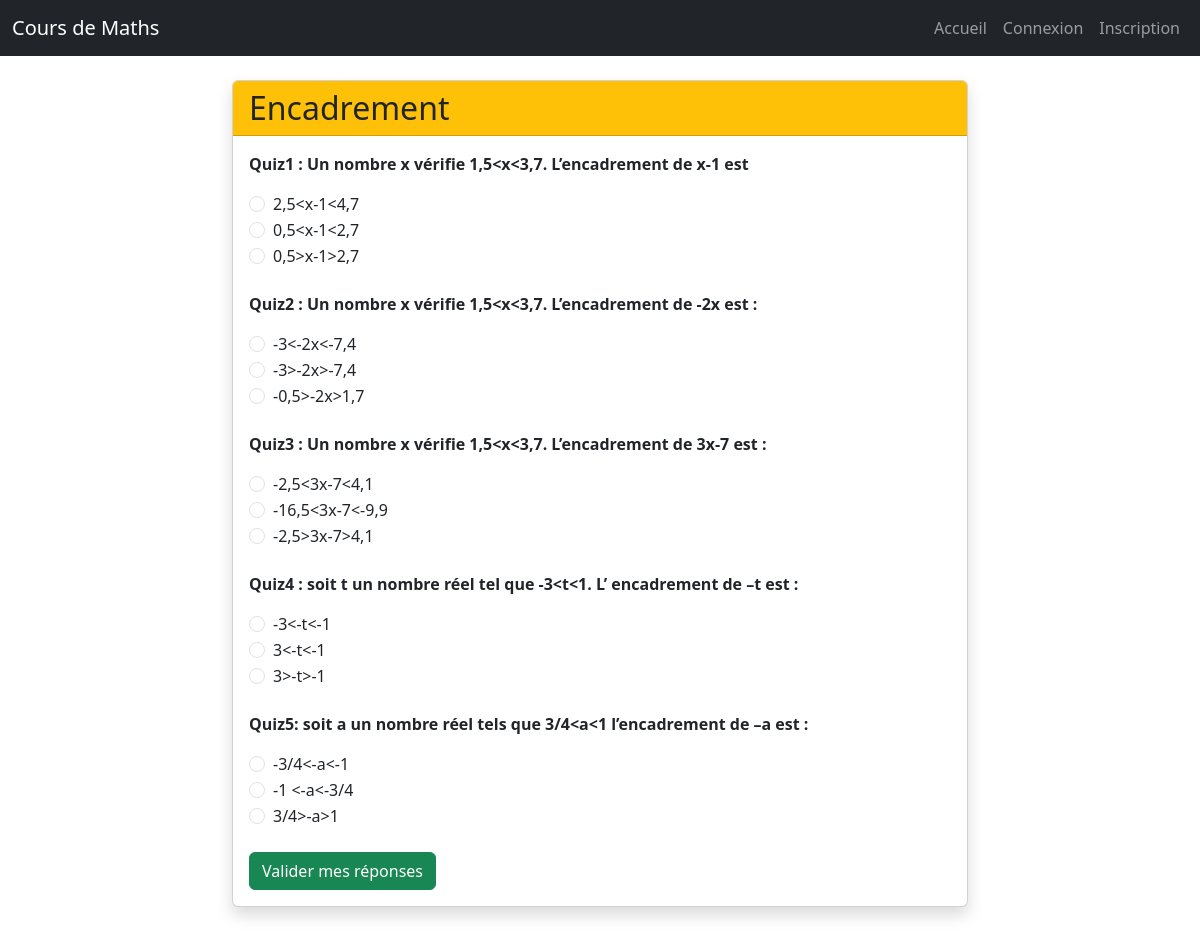
The app's page /quiz/1/ with its own data.
### cours_maths/models.py (models this page shows, shortened)
class Quiz(models.Model):
    titre = models.CharField(max_length=200)
    duree = models.IntegerField(help_text="Durée en minutes")
    chapitre = models.ForeignKey(Chapitre, on_delete=models.CASCADE, related_name="quiz")

class Question(models.Model):
    texte = models.TextField()
    image = models.ImageField(upload_to='questions_images/', null=True, blank=True)  # ✅ Ajout du champ image
    quiz = models.ForeignKey(Quiz, on_delete=models.CASCADE, related_name="questions")

class Reponse(models.Model):
    question = models.ForeignKey(Question, on_delete=models.CASCADE, related_name='reponses')
    texte = models.CharField(max_length=255)
    est_correcte = models.BooleanField(default=False)

### cours_maths/views.py (the view)
# urls.py: path('quiz/<int:quiz_id>/', views.quiz_detail, name='quiz_detail'),
def quiz_detail(request, quiz_id):
    quiz = get_object_or_404(Quiz, id=quiz_id)
    questions = quiz.questions.all()
    return render(request, 'cours_maths/quiz_detail.html', {'quiz': quiz, 'questions': questions})

### cours_maths/templates/cours_maths/quiz_detail.html (shortened to what this page needs)
{% extends "cours_maths/base.html" %}
{% block content %}
<div class="row justify-content-center">
  <div class="col-md-8">
    <div class="card shadow mb-4">
      <div class="card-header bg-warning text-dark">
        <h2 class="mb-0">{{ quiz.titre }}</h2>
      </div>
      <div class="card-body">
        <form method="post" action="{% url 'quiz_submit' quiz.id %}">
          {% for question in questions %}
            <div class="mb-4">
              <p class="fw-bold">{{ question.texte }}</p>
              <div>
                {% for reponse in question.reponses.all %}
                  <div class="form-check">
                    <input class="form-check-input" type="radio" name="{{ question.id }}" value="{{ reponse.id }}" id="q{{ question.id }}r{{ reponse.id }}">
                    <label class="form-check-label" for="q{{ question.id }}r{{ reponse.id }}">
                      {{ reponse.texte }}
                    </label>
                  </div>
                {% endfor %}
              </div>
            </div>
          {% endfor %}
          <button type="submit" class="btn btn-success">Valider mes réponses</button>
        </form>
      </div>
    </div>
  </div>
</div>
{% endblock %}

### records on screen
Quiz: titre "Encadrement"
Question: texte "Quiz1 : Un nombre x vérifie 1,5<x<3,7. L’encadrement de x-1 est"
Reponse: texte "2,5<x-1<4,7"
Reponse: texte "0,5<x-1<2,7"
Reponse: texte "0,5>x-1>2,7"
Question: texte "Quiz2 : Un nombre x vérifie 1,5<x<3,7. L’encadrement de -2x est :"
Reponse: texte "-3<-2x<-7,4"
Reponse: texte "-3>-2x>-7,4"
Reponse: texte "-0,5>-2x>1,7"
Question: texte "Quiz3 : Un nombre x vérifie 1,5<x<3,7. L’encadrement de 3x-7 est :"
Reponse: texte "-2,5<3x-7<4,1"
Reponse: texte "-16,5<3x-7<-9,9"
Reponse: texte "-2,5>3x-7>4,1"
Question: texte "Quiz4 : soit t un nombre réel tel que -3<t<1. L’ encadrement de –t est :"
Reponse: texte "-3<-t<-1"
Reponse: texte "3<-t<-1"
Reponse: texte "3>-t>-1"
Question: texte "Quiz5: soit a un nombre réel tels que 3/4<a<1 l’encadrement de –a est :"
Reponse: texte "-3/4<-a<-1"
Reponse: texte "-1 <-a<-3/4"
Reponse: texte "3/4>-a>1"
